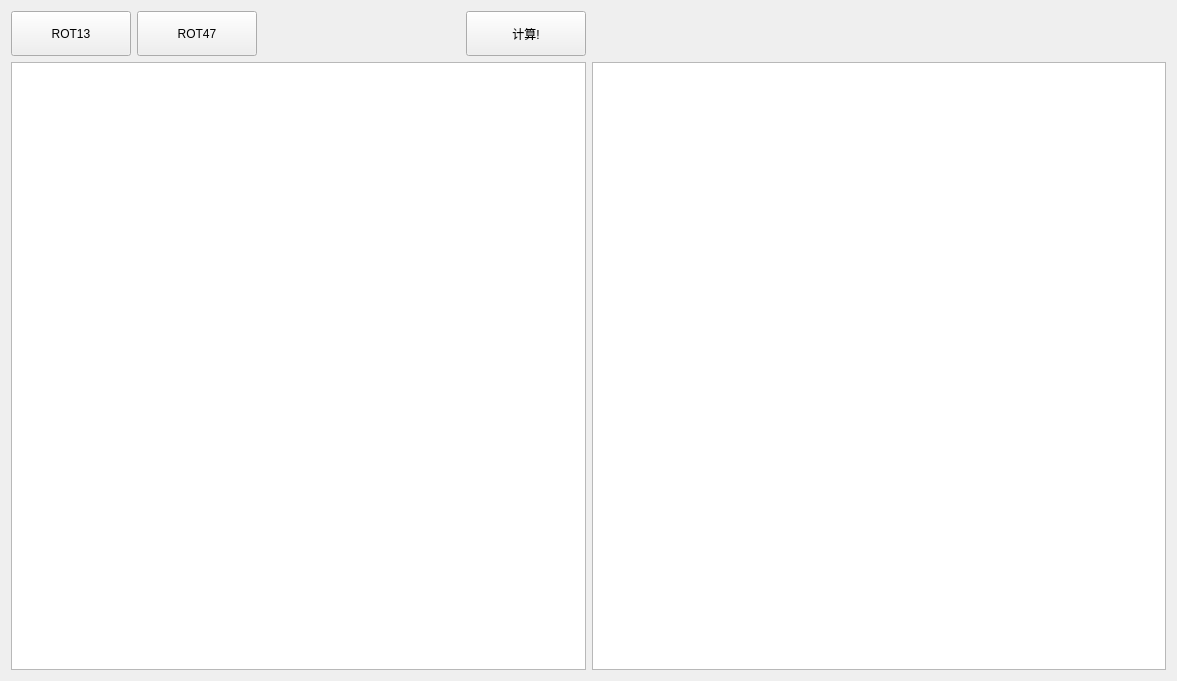
<?xml version="1.0" encoding="UTF-8"?>
<ui version="4.0">
 <class>Form</class>
 <widget class="QWidget" name="Form">
  <property name="geometry">
   <rect>
    <x>0</x>
    <y>0</y>
    <width>1177</width>
    <height>681</height>
   </rect>
  </property>
  <property name="windowTitle">
   <string>Form</string>
  </property>
  <layout class="QGridLayout" name="gridLayout">
   <item row="0" column="0">
    <layout class="QHBoxLayout" name="horizontalLayout">
     <item>
      <widget class="QPushButton" name="ROT13Button">
       <property name="minimumSize">
        <size>
         <width>120</width>
         <height>45</height>
        </size>
       </property>
       <property name="maximumSize">
        <size>
         <width>120</width>
         <height>45</height>
        </size>
       </property>
       <property name="text">
        <string>ROT13</string>
       </property>
      </widget>
     </item>
     <item>
      <widget class="QPushButton" name="ROT47Button">
       <property name="minimumSize">
        <size>
         <width>120</width>
         <height>45</height>
        </size>
       </property>
       <property name="maximumSize">
        <size>
         <width>120</width>
         <height>45</height>
        </size>
       </property>
       <property name="text">
        <string>ROT47</string>
       </property>
      </widget>
     </item>
     <item>
      <spacer name="horizontalSpacer">
       <property name="orientation">
        <enum>Qt::Horizontal</enum>
       </property>
       <property name="sizeHint" stdset="0">
        <size>
         <width>40</width>
         <height>20</height>
        </size>
       </property>
      </spacer>
     </item>
     <item>
      <widget class="QPushButton" name="ROTEncodeButton">
       <property name="minimumSize">
        <size>
         <width>120</width>
         <height>45</height>
        </size>
       </property>
       <property name="maximumSize">
        <size>
         <width>120</width>
         <height>45</height>
        </size>
       </property>
       <property name="text">
        <string>计算!</string>
       </property>
      </widget>
     </item>
    </layout>
   </item>
   <item row="1" column="0">
    <widget class="QTextEdit" name="ROTTextBox"/>
   </item>
   <item row="1" column="1">
    <widget class="QTextEdit" name="ROTCipherBox"/>
   </item>
  </layout>
 </widget>
 <resources/>
 <connections/>
</ui>
